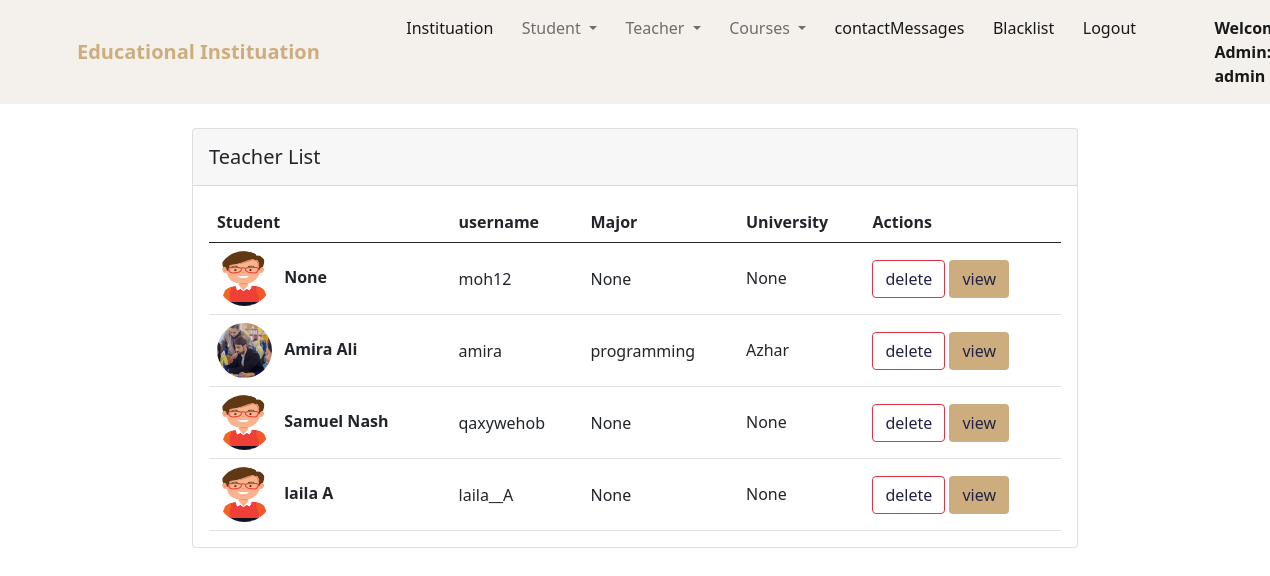
/view_teachers/ (signed in), run on the app's committed database.
### education/models.py (models this page shows, shortened)
class Teacher(models.Model):
    user = models.OneToOneField(User, on_delete=models.CASCADE)
    teacher_id = models.IntegerField(null=True, blank=True )
    full_name = models.CharField(max_length=50,null=True, blank=True)
    image = models.ImageField(upload_to="media", blank=True)
    phone = models.CharField(max_length=15 ,null=True , blank=True)
    university = models.CharField(max_length=50 ,null=True , blank=True)
    major = models.CharField(max_length=50 ,null=True , blank=True)
    @property
    def get_photo_url(self):
        if self.image and hasattr(self.image, 'url'):
            return self.image.url
        else:
            return "/static/images/teacher.jpg"

### education/views.py (the view)
# urls.py: path("view_teachers/", views.view_teachers, name="view_teachers"),
@user_passes_test(lambda u: u.is_superuser)
@login_required(login_url = 'login/')
def view_teachers(request):
    teachers = Teacher.objects.all()
    return render(request, "education/admin/view_teachers.html", {'teachers':teachers})

### education/templates/education/admin/view_teachers.html (shortened to what this page needs)
{% extends 'education/admin/admin_navbar.html' %}
{% load static %}
{% block body %}
<section>
    <div class="container ">
      <div class="row d-flex justify-content-center align-items-center p-4">
        <div class="col-md-12 col-xl-10">
          <div class="card">
            <div class="card-header p-3">
              <h5 class="mb-0">Teacher List</h5>
            </div>
            <div class="card-body" data-mdb-perfect-scrollbar="true" style="position: relative;">
              <table class="table mb-0">
                <thead>
                  <tr>
                    <th scope="col">Student</th>
                    <th scope="col">username</th>
                    <th scope="col">Major</th>
                    <th scope="col">University</th>
                    <th scope="col">Actions</th>
                  </tr>
                </thead>
                <tbody>
                    {% for teacher in teachers %}
                    <tr class="fw-normal">
                            <th>
                                <img src="{{ teacher.get_photo_url }}"
                                  class="shadow-1-strong rounded-circle" alt="avatar 1"
                                  style="width: 55px; height: 55px;">
                                <span class="ms-2">{{ teacher.full_name }}</span>
                              </th>
                              <td class="align-middle">
                                  <span>{{ teacher.user.username }}</span>
                              </td>
                              <td class="align-middle">
                                <span>{{ teacher.major }}</span>
                              </td>
                              <td class="align-middle">
                                <h6 class="mb-0"><span >{{ teacher.university }}</span></h6>
                              </td>
                        <td class="align-middle">
                          <a class="btn btn-outline-danger dark-blue" href="{% url 'teacher-delete' teacher.id %}" data-mdb-toggle="tooltip" title="Remove">delete </a>
                              <a class="btn brown-bg dark-blue" href="{% url 'teacher-detail' teacher.id %}"> view </a>
                        </td>
                      </tr>
                    {% endfor %}
                </tbody>
              </table>
            </div>
          </div>
        </div>
      </div>
    </div>
  </section>
{% endblock %}

### education/templates/education/admin/admin_navbar.html (shortened to what this page needs)
<!doctype html>
{% load static %}
<html lang="en">
  <head>
    <link href="https://cdn.jsdelivr.net/npm/bootstrap@5.1.0/dist/css/bootstrap.min.css" rel="stylesheet">
    <link rel="stylesheet" href="https://cdn.datatables.net/1.10.25/css/jquery.dataTables.min.css">
    <link rel="stylesheet" href="https://cdn.datatables.net/buttons/1.7.1/css/buttons.dataTables.min.css">
    <link rel="stylesheet" href="{% static 'landingPage/style.css' %}">
    <link rel="stylesheet" href="https://cdnjs.cloudflare.com/ajax/libs/font-awesome/4.7.0/css/font-awesome.min.css">
  </head>
  <body>
    <nav class="navbar navbar-expand-lg navbar-light bg-light mynav">
        <div class="container">
          <a class="navbar-brand hed-color fw-bold" href="/">Educational Instituation</a>
          <div class="collapse navbar-collapse" id="navbarSupportedContent">
            <ul class="navbar-nav me-auto mb-2 mb-lg-0">
              <li class="nav-item">
                <a class="nav-link active" aria-current="page" href="{% url 'admin-panel' %}">Instituation</a>
              </li>
              <li class="nav-item dropdown">
                <a class="nav-link dropdown-toggle" href="#" id="navbarDropdown" role="button" data-bs-toggle="dropdown" aria-expanded="false">
                  Student
                </a>
              </li>
              <li class="nav-item dropdown">
                <a class="nav-link dropdown-toggle" href="#" id="navbarDropdown" role="button" data-bs-toggle="dropdown" aria-expanded="false">
                  Teacher
                </a>
              </li>
              <li class="nav-item dropdown">
                <a class="nav-link dropdown-toggle" href="#" id="navbarDropdown" role="button" data-bs-toggle="dropdown" aria-expanded="false">
                  Courses
                </a>
              </li>
              <li class="nav-item">
                <a class="nav-link active" aria-current="page" href="{% url 'messages_contact' %}">contactMessages</a>
              </li>
              <li class="nav-item">
                <a class="nav-link active" aria-current="page" href="{% url 'view_blacklist' %}">Blacklist</a>
              </li>
              <li class="nav-item">
                <a class="nav-link active" aria-current="page" href="{% url 'logout' %}">Logout</a>
              </li>
              <li class="nav-item">
                <a style="font-weight:600; font-family:'Segoe UI', Tahoma, Geneva, Verdana, sans-serif;" class="nav-link active" href="#">Welcome Admin: {{request.user}}</a>
              </li>
            </ul>
          </div>
        </div>
      </nav>
      {% block body %}
      {% endblock %}
  </body>
</html>

### landingPage/static/landingPage/style.css (style rules this page uses)
.mynav { background: #F4F1EC!important; }
.hed-color { color: #CDAD7D!important; }
.dark-blue { color: #222344!important; }
.brown-bg { background-color: #CDAD7D !important; }

### data on the page
Teacher: full_name "None", user.username "moh12", major "None", university "None"
Teacher: get_photo_url (picture), full_name "Amira Ali", user.username "amira", major "programming", university "Azhar"
Teacher: full_name "Samuel Nash", user.username "qaxywehob", major "None", university "None"
Teacher: full_name "laila A", user.username "laila__A", major "None", university "None"

### other printed values
{{ request.user }} "admin"
